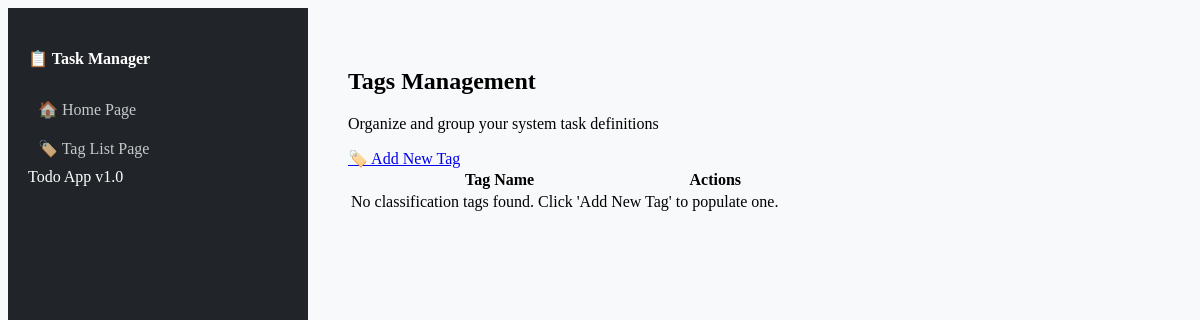
The page /tags/ on the database as committed earlier.
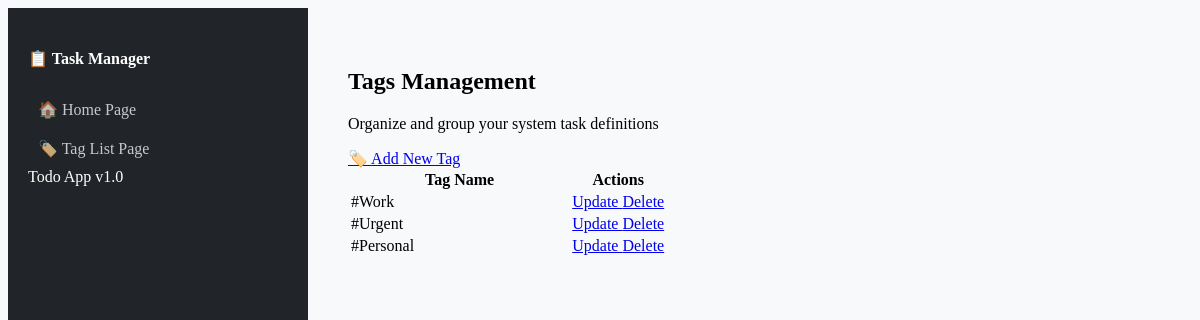
The same page on the database as committed later.
### core/models.py (models this page shows, shortened)
class Tag(models.Model):
    name = models.CharField(max_length=100, unique=True)

### core/views.py (the view)
# urls.py: path("tags/", TagListView.as_view(), name="tag-list"),
class TagListView(generic.ListView):
    model = Tag
    template_name = "core/tag_list.html"
    context_object_name = "tags"

### core/templates/core/tag_list.html
{% extends 'core/base.html' %}
{% block content %}
<div class="container-fluid" style="max-width: 900px;">
    <div class="d-flex justify-content-between align-items-center mb-4">
        <div>
            <h2 class="fw-bold mb-1">Tags Management</h2>
            <p class="text-muted small mb-0">Organize and group your system task definitions</p>
        </div>
        <a href="{% url 'core:tag-create' %}" class="btn btn-dark d-flex align-items-center gap-2 px-4 shadow-sm">
            <span>🏷️</span> Add New Tag
        </a>
    </div>
    <div class="card shadow-sm border-0">
        <div class="table-responsive rounded">
            <table class="table table-hover align-middle mb-0">
                <thead class="table-light">
                    <tr>
                        <th scope="col" class="ps-4 py-3 text-secondary text-uppercase fs-7 tracking-wider" style="width: 70%;">Tag Name</th>
                        <th scope="col" class="pe-4 py-3 text-secondary text-uppercase fs-7 tracking-wider text-end">Actions</th>
                    </tr>
                </thead>
                <tbody>
                    {% for tag in tags %}
                        <tr>
                            <td class="ps-4 fw-medium text-dark">
                                <span class="font-monospace text-muted me-1">#</span>{{ tag.name }}
                            </td>
                            <td class="pe-4 text-end">
                                <div class="d-inline-flex gap-2">
                                    <a href="{% url 'core:tag-update' tag.id %}" class="btn btn-sm btn-outline-primary px-3">
                                        Update
                                    </a>
                                    <a href="{% url 'core:tag-delete' tag.id %}" class="btn btn-sm btn-outline-danger px-3">
                                        Delete
                                    </a>
                                </div>
                            </td>
                        </tr>
                    {% empty %}
                        <tr>
                            <td colspan="2" class="text-center text-muted py-4 fst-italic">
                                No classification tags found. Click 'Add New Tag' to populate one.
                            </td>
                        </tr>
                    {% endfor %}
                </tbody>
            </table>
        </div>
    </div>
</div>
{% endblock %}

Rows that differ between the two databases and show on the page:
added Tag: name "Work"
added Tag: name "Urgent"
added Tag: name "Personal"
Other text that changed with them:
text no longer shown: "No classification tags found. Click 'Add New Tag' to populate one."
